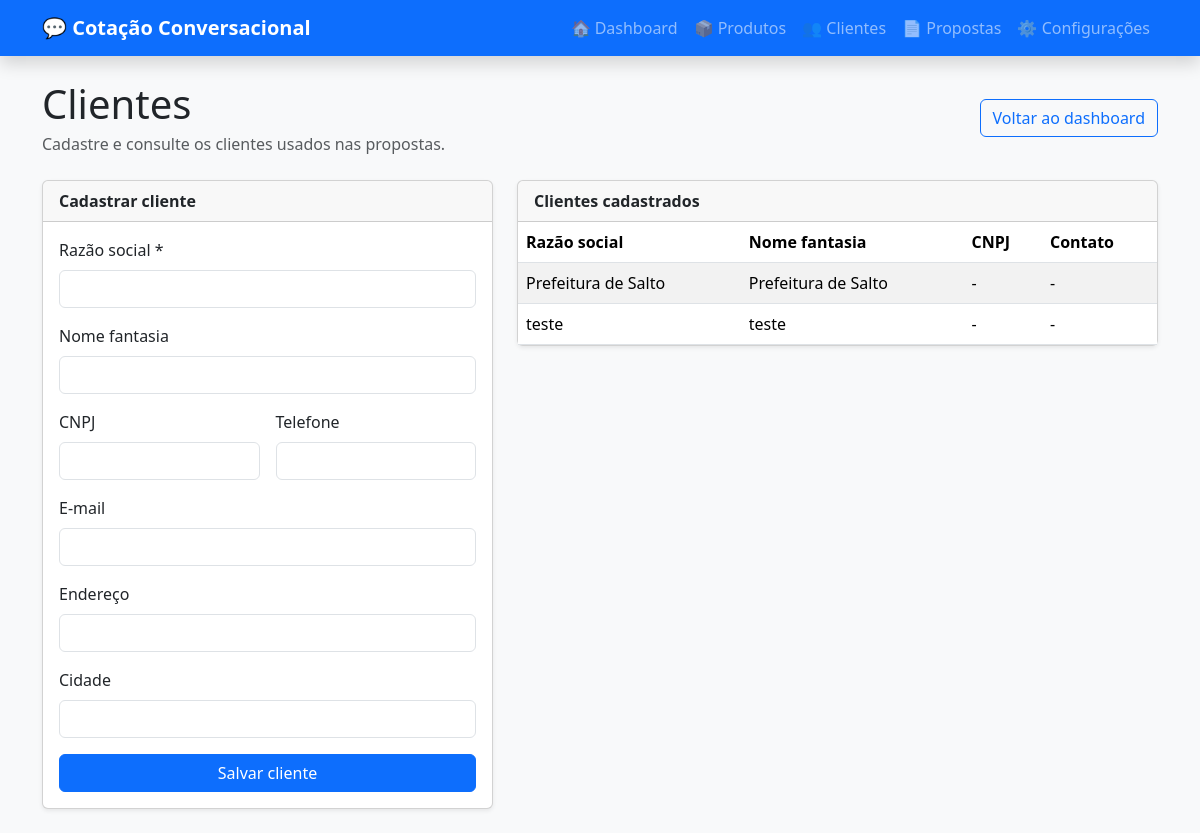
Screenshot of /clientes with the database file from the repository.
### app/models/entities.py (models this page shows)
class Cliente(Base):
    __tablename__ = "clientes"
    id: Mapped[int] = mapped_column(primary_key=True)
    razao_social: Mapped[str] = mapped_column(String(255), index=True)
    nome_fantasia: Mapped[str | None] = mapped_column(String(255), nullable=True)
    cnpj: Mapped[str | None] = mapped_column(String(30), nullable=True)
    endereco: Mapped[str | None] = mapped_column(String(255), nullable=True)
    cidade: Mapped[str | None] = mapped_column(String(120), nullable=True)
    telefone: Mapped[str | None] = mapped_column(String(50), nullable=True)
    email: Mapped[str | None] = mapped_column(String(180), nullable=True)

### app/routers/web.py (the view)
@router.get("/clientes", response_class=HTMLResponse)
def tela_clientes(request: Request, db: Session = Depends(get_db)):
    return templates.TemplateResponse(
        request=request,
        name="clientes.html",
        context={
            "request": request,
            "clientes": db.query(Cliente).order_by(Cliente.razao_social).all(),
            "mensagem": request.query_params.get("mensagem"),
        },
    )

### app/templates/clientes.html (shortened to what this page needs)
{% extends "base.html" %}
{% block content %}
<div class="d-flex flex-column flex-md-row justify-content-between gap-3 align-items-md-center mb-4">
  <div>
    <h1 class="mb-1">Clientes</h1>
    <p class="text-muted mb-0">Cadastre e consulte os clientes usados nas propostas.</p>
  </div>
  <a class="btn btn-outline-primary" href="/">Voltar ao dashboard</a>
</div>
<div class="row g-4">
  <div class="col-lg-5">
    <div class="card shadow-sm">
      <div class="card-header fw-semibold">Cadastrar cliente</div>
      <div class="card-body">
        <form method="post" action="/clientes" class="row g-3">
          <div class="col-12">
            <label class="form-label" for="razao_social">Razão social *</label>
            <input class="form-control" id="razao_social" name="razao_social" required maxlength="255">
          </div>
          <div class="col-12">
            <label class="form-label" for="nome_fantasia">Nome fantasia</label>
            <input class="form-control" id="nome_fantasia" name="nome_fantasia" maxlength="255">
          </div>
          <div class="col-md-6">
            <label class="form-label" for="cnpj">CNPJ</label>
            <input class="form-control" id="cnpj" name="cnpj" maxlength="30">
          </div>
          <div class="col-md-6">
            <label class="form-label" for="telefone">Telefone</label>
            <input class="form-control" id="telefone" name="telefone" maxlength="50">
          </div>
          <div class="col-12">
            <label class="form-label" for="email">E-mail</label>
            <input class="form-control" id="email" name="email" type="email" maxlength="180">
          </div>
          <div class="col-12">
            <label class="form-label" for="endereco">Endereço</label>
            <input class="form-control" id="endereco" name="endereco" maxlength="255">
          </div>
          <div class="col-12">
            <label class="form-label" for="cidade">Cidade</label>
            <input class="form-control" id="cidade" name="cidade" maxlength="120">
          </div>
          <div class="col-12 d-grid">
            <button class="btn btn-primary">Salvar cliente</button>
          </div>
        </form>
      </div>
    </div>
  </div>
  <div class="col-lg-7">
    <div class="card shadow-sm">
      <div class="card-header fw-semibold">Clientes cadastrados</div>
      <div class="table-responsive">
        <table class="table table-striped align-middle mb-0">
          <thead><tr><th>Razão social</th><th>Nome fantasia</th><th>CNPJ</th><th>Contato</th></tr></thead>
          <tbody>
            {% for c in clientes %}
            <tr>
              <td>{{ c.razao_social }}</td>
              <td>{{ c.nome_fantasia or '-' }}</td>
              <td>{{ c.cnpj or '-' }}</td>
              <td>{{ c.telefone or '-' }}{% if c.email %}<br><small class="text-muted">{{ c.email }}</small>{% endif %}</td>
            </tr>
            {% else %}
            <tr><td colspan="4" class="text-muted text-center py-4">Nenhum cliente cadastrado.</td></tr>
            {% endfor %}
          </tbody>
        </table>
      </div>
    </div>
  </div>
</div>
{% endblock %}

### rows the page displays
Cliente: razao_social "Prefeitura de Salto", nome_fantasia "Prefeitura de Salto", cnpj "-", telefone "-"
Cliente: razao_social "teste", nome_fantasia "teste", cnpj "-", telefone "-"
